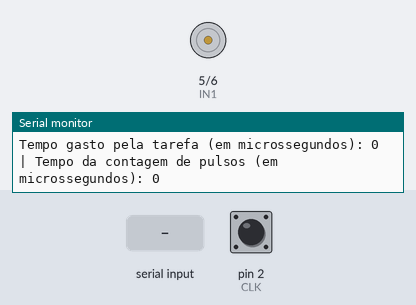
The sketch below on a simulated Arduino Uno, built with avr-gcc and run on an emulated ATmega328P. On the bench: motor-driver pin pairs drawn as motors (green arrow = first pin HIGH = forward, orange = second pin HIGH = backward, longer = more drive, scaled by the enable pin), the last lines printed to the serial monitor. The test bench sets the inputs (shaded band); at power-on: pin 2 (CLK) HIGH.

Above: at 1.2 s.
1.3 s: "5\n" received over Serial
At 2.4 s:
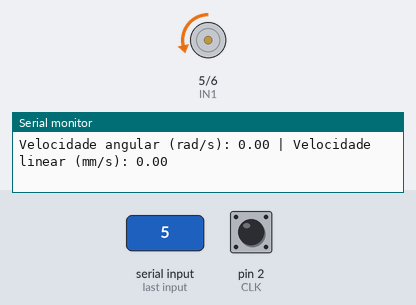
4.0 s: "90,45\n" received over Serial
7.0 s: "30,150\n" received over Serial
Timing chart, 0 to 10.0 s (numbered marks = the images above; inputs shaded):
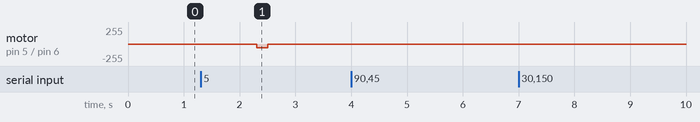

The sketch:

tempo_controle.ino
```cpp
#include <math.h>

#define    CLK              2                     //Conexão A do encoder
#define    SDA              3                     //Conexão B do encoder
#define    ENA              9                     //Saída PWM para controle de velocidade do motor
#define    IN1              5                     //Controle IN1 do driver L298N
#define    IN2              6                     //Controle IN2 do driver L298N

//#define    max_rpm          100                   //Rotação máxima, em RPM
#define    resolution       12                    //Resolução do encoder
#define    reduction        298                   //Redução
#define    raio             30                    //Raio da roda em milímetros


volatile unsigned long pulses = 0;
unsigned long tempo = 0, tempo_amostra = 1000, t0 = 0, tempo_2 = 0, t_function = 0, t_pulse = 0, time1 = 0, time2 = 0;
float v = 0, v_ang = 0, v_ref;
int pwm = 0, i = 0, j = 0;


void setup()
{
  pinMode(CLK, INPUT);
  pinMode(ENA, OUTPUT);
  pinMode(IN1, OUTPUT);
  pinMode(IN2, OUTPUT);
  attachInterrupt(digitalPinToInterrupt(CLK), interrupcao, RISING);
  Serial.begin(115200);
  v_ref = 0;
}

void loop()
{
  if(Serial.available())
  {
    String reading = Serial.readString();
    v_ref = reading.toFloat();

    if(((fabs(v_ref) < 2.8) || (fabs(v_ref) > 8.12)) && (v_ref != 0))
    {
      v_ref = 0;
      Serial.println("\n Valor inválido!");
    }
    if(v_ref > 0)
    {
      digitalWrite(IN1, LOW);
      digitalWrite(IN2, HIGH);
    }else
    {
      digitalWrite(IN1, HIGH);
      digitalWrite(IN2, LOW);
    }
    if(v_ref)
    {
      pwm = round(4.9469*pow(fabs(v_ref), 3) - 69.8478*pow(fabs(v_ref), 2) + 324.9863*pow(fabs(v_ref), 1) - 440.7973);
    }
    else
    {
      pwm = 0;
      digitalWrite(IN1, LOW);
      digitalWrite(IN2, LOW);
    }
    analogWrite(ENA, pwm);

    if(v_ref)
    {
      t0 = micros();
      do
      {
        t_function = micros();
        if((micros() - tempo) >= tempo_amostra)
        {
          v_ang = (((float)(2*M_PI*pulses))/(reduction*(resolution/4.0)*((float)tempo_amostra/100000.0)));
          v = v_ang*raio;

          Serial.print("Velocidade angular (rad/s): ");
          Serial.print(v_ang);

          Serial.print(" | ");
          Serial.print("Velocidade linear (mm/s): ");
          Serial.println(v);
          pulses = 0;

          tempo = micros();
        }
        time1 = ((micros() - t_function));

      }while((micros() - t0) < (0.2*1e6)); //Duração da amostragem
    }
  }
  v_ref = 0;
  analogWrite(ENA, 0);

  Serial.print("Tempo gasto pela tarefa (em microssegundos): ");
  Serial.print(time1);

  Serial.print(" | ");
  Serial.print("Tempo da contagem de pulsos (em microssegundos): ");
  Serial.println(time2);
}

void interrupcao()
{
  t_pulse = micros();
  pulses++;
  time2 = ((micros() - t_pulse));
}
```

Measured:
- after the input at 1.3 s, motor on pin 5 (IN1) / pin 6 (IN2): stopped → backward 56/255 after 1.0 s, → stopped 0.20 s later
